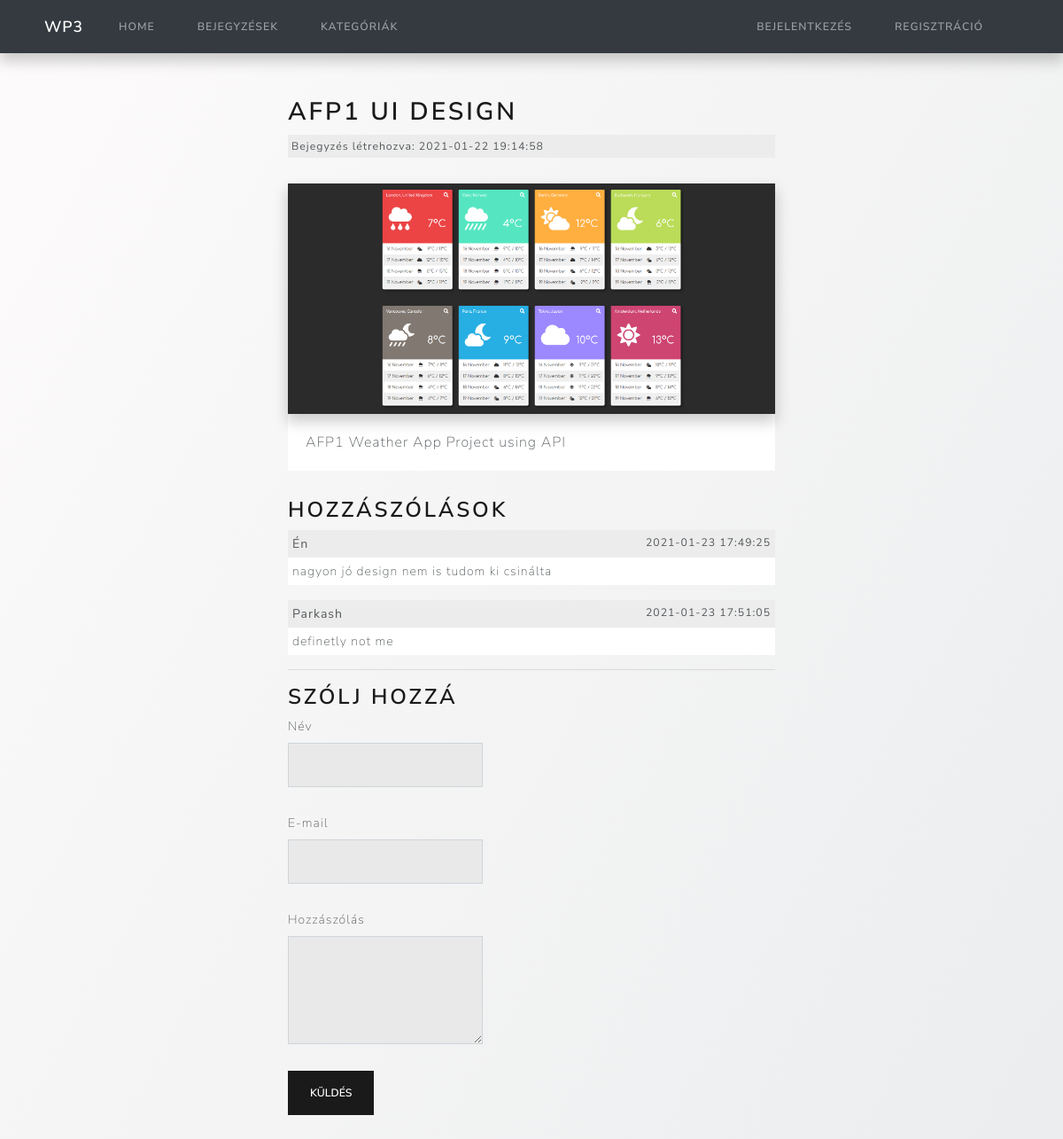
The app's page /posts/AFP1-UI-Design with its own data.
### tables this page shows
CREATE TABLE IF NOT EXISTS `posts` (
  `id` int(11) NOT NULL AUTO_INCREMENT,
  `category_id` int(11) NOT NULL,
  `user_id` int(11) NOT NULL,
  `title` varchar(255) NOT NULL,
  `slug` varchar(255) NOT NULL,
  `body` text NOT NULL,
  `post_image` varchar(255) NOT NULL,
  `created_at` timestamp NOT NULL DEFAULT CURRENT_TIMESTAMP,
  PRIMARY KEY (`id`)
);

CREATE TABLE IF NOT EXISTS `comments` (
  `id` int(11) NOT NULL AUTO_INCREMENT,
  `post_id` int(11) NOT NULL,
  `name` varchar(255) NOT NULL,
  `email` varchar(255) NOT NULL,
  `body` text NOT NULL,
  `created_at` timestamp NOT NULL DEFAULT CURRENT_TIMESTAMP,
  PRIMARY KEY (`id`)
);

### application/controllers/Posts.php (called while the page is built, shortened)
<?php
	class Posts extends CI_Controller{
		public function view($slug = NULL){
			$data['post'] = $this->post_model->get_posts($slug);
			$post_id = $data['post']['id'];
			$data['comments'] = $this->comment_model->get_comments($post_id);
			$data['title'] = $data['post']['title'];
			$this->load->view('templates/header');
			$this->load->view('posts/view', $data);
			$this->load->view('templates/footer');
		}
	}

### index.php (called while the page is built, shortened)
<?php
require_once BASEPATH.'core/CodeIgniter.php';

### application/models/Post_model.php (called while the page is built, shortened)
<?php
	class Post_model extends CI_Model{
		public function get_posts($slug = FALSE, $limit = FALSE, $offset = FALSE){
			$query = $this->db->get_where('posts', array('slug' => $slug));
			return $query->row_array();
		}
	}

### application/models/Comment_model.php (called while the page is built, shortened)
<?php
	class Comment_model extends CI_Model{
		public function get_comments($post_id){
			$query = $this->db->get_where('comments', array('post_id' => $post_id));
			return $query->result_array();
		}
	}

### application/views/posts/view.php (the view, shortened to what this page needs)
<div class="post-content">
<h2><?php echo $post['title']; ?></h2>
<small class="post-date">Bejegyzés létrehozva: <?php echo $post['created_at']; ?></small><br>
<center><img src="<?php echo site_url(); ?>assets/images/posts/<?php echo $post['post_image']; ?>" width="100%"></center>
<div class="post-body">
<?php echo $post['body']; ?>
</div>
<h3>Hozzászólások</h3>
<?php if($comments) : ?>
	<?php foreach($comments as $comment) : ?>
		<div class="comment-name">
			<b>
				<div class="float-right">
					<small>
						<?php echo $comment['created_at']; ?>
					</small>
				</div>
				<?php echo $comment['name']; ?>
			</b>
		</div>
		<div class="comment-body">
			<?php echo $comment['body']; ?>
		</div>
	<?php endforeach; ?>
<?php else : ?>
	<p>Nincs megjeleníthető hozzászólás</p>
<?php endif; ?>
<hr>
<h3>Szólj hozzá</h3>
<?php echo form_open('comments/create/'.$post['id']); ?>
	<div class="form-group">
		<label>Név</label>
		<input type="text" name="name" class="form-control">
	</div>
	<div class="form-group">
		<label>E-mail</label>
		<input type="text" name="email" class="form-control">
	</div>
	<div class="form-group">
		<label>Hozzászólás</label>
		<textarea name="body" class="form-control" rows="4"></textarea>
	</div>
	<button class="btn btn-primary" type="submit">Küldés</button>
	</div>
</div>

### assets/css/style.css (style rules this page uses)
body { background-image: linear-gradient(120deg, #fdfbfb 0%, #ebedee 100%); padding-bottom: 5%; }
.form-control { font-size: 16px; background-color: #e9e9e9; }
.form-group { width: 40%; margin-bottom: 30px; }
.post-date { background-color: #ececec; padding: 4px; margin: 3px 0; display:block; }
.post-content { margin: auto; width: 50%; }
.post-content img { box-shadow: 0px 8px 15px 1px rgba(0,0,0,0.2); margin-top: 5px; }
.post-body { font-size: 16px; padding: 20px; background-color: #fff; text-align: justify; margin-bottom: 30px; }
.comment-name { background-color: #ececec; padding: 5px; }
.comment-body { font-size: 14px; margin-top: 0px; background-color: white; padding: 5px; text-align: justify; margin-bottom: 3%; }

### records on screen
posts: title "AFP1 UI DESIGN", created_at "2021-01-22 19:14:58", post_image (picture), body "AFP1 Weather App Project using API"
comments: created_at "2021-01-23 17:49:25", name "Én", body "nagyon jó design nem is tudom ki csinálta"
comments: created_at "2021-01-23 17:51:05", name "Parkash", body "definetly not me"
